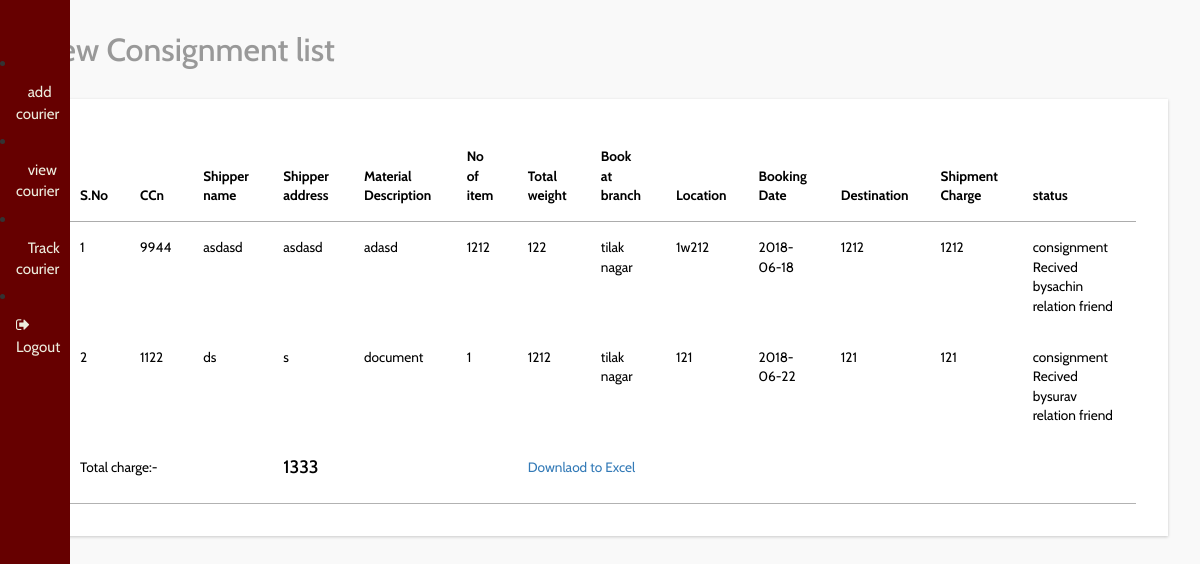
Screenshot of /user/report.php with the database file from the repository.
### tables this page shows
CREATE TABLE `consignment` (
  `id` int(11) NOT NULL,
  `shippername` text NOT NULL,
  `shipperasddress` text NOT NULL,
  `phone` text NOT NULL,
  `material_descrption` text NOT NULL,
  `no_of_item` int(20) NOT NULL,
  `branch_id` text NOT NULL,
  `booked_at_branch` text NOT NULL,
  `branchlocation` text NOT NULL,
  `date_of_booking` date NOT NULL,
  `destination` text NOT NULL,
  `shipment_charge` text NOT NULL,
  `total_weight` text NOT NULL,
  `corporate_id` text NOT NULL,
  `reciver_name` text NOT NULL,
  `reciver_address` text NOT NULL,
  `reciver_phone` text NOT NULL,
  `ccn` text NOT NULL,
  `booking_id` text NOT NULL
);

CREATE TABLE `branch` (
  `id` int(11) NOT NULL,
  `dealer_name` text NOT NULL,
  `branchaddress` text NOT NULL,
  `phone` text NOT NULL,
  `branch_location` text NOT NULL,
  `pincode` text NOT NULL,
  `reqid` text NOT NULL,
  `branch_name` text NOT NULL,
  `branch_id` text NOT NULL
);

### user/report.php (the view, shortened to what this page needs)
<?php
include('header.php');
include('sidebar.php');
include('../connection.php');
$From=$_REQUEST['From'];
$to=$_REQUEST['to'];
?>
<link rel="stylesheet" href="http://cdn.datatables.net/1.10.2/css/jquery.dataTables.min.css"></style>
<div id="page-wrapper">
  <div class="graphs">
    <h3 class="blank1">View Consignment list</h3>
    <div class="xs tabls">
      <div class="bs-example4" data-example-id="contextual-table">
        <table class="table table-hover" id="example" class="display" width="100%" cellspacing="0">
          <thead>
            <tr>
            <th>S.No</th>
            <th>CCn</th>
              <th>Shipper name</th>
              <th>Shipper address</th>
              <th>Material Description</th>
              <th>No of item</th>
              <th>Total weight</th>
              <th>Book at branch</th>
              <th>Location</th>
              <th>Booking Date</th>
              <th>Destination</th>
              <th>Shipment Charge</th>
              <th>status</th>
            </tr>
          </thead>
          <tbody>
          <?php
            $sql="SELECT * FROM `consignment` WHERE `date_of_booking` LIKE '%$From%' OR `date_of_booking` LIKE '%$to%'";
            $res=mysqli_query($conn,$sql);
            $i=1;
            $total=0;
            while($ros=mysqli_fetch_array($res))
            {
              ?>
          <tr>
            <td><?php echo $i++;?></td>
             <td><?php echo $ros['ccn'];?></td>
            <td><?php echo $ros['shippername'];?></td>
            <td><?php echo $ros['shipperasddress'];?></td>
            <td><?php echo $ros['material_descrption'];?></td>
            <td><?php echo $ros['no_of_item'];
            ?></td>
            <td><?php echo $ros['total_weight'];?></td>
            <td><?php  $branch=$ros['booked_at_branch'];
            		$res1=mysqli_query($conn,"select * from branch where branch_id='$branch'");
            		$rss=mysqli_fetch_array($res1);
            		echo $rss['branchaddress'];
            ?></td>
             <td><?php echo $ros['branchlocation'];?></td>
             <td><?php echo $ros['date_of_booking'];?></td>
             <td><?php echo $ros['destination'];?></td>
             <td><?php echo $ros['shipment_charge'];
             		   $total=$total+$ros['shipment_charge'];?></td>
             <td>consignment Recived by<?php echo $ros['reciver_name'];?> relation friend</td>
          </tr>
          <?php
        }
        ?>
        <Tr>
        <td colspan="3">Total charge:-</td>
        <td colspan="3"><h4><?php echo  $total;?></h4></td>
        <td colspan="7"><a href="" id="click">Downlaod to Excel</a></td>
        </Tr>
          </tbody>
        </table>
      </div>
    </div>
  </div>
</div>

### rows the page displays
consignment: ccn "9944", shippername "asdasd", shipperasddress "asdasd", material_descrption "adasd", no_of_item "1212", total_weight "122", branch.branchaddress "tilak nagar", branchlocation "1w212", date_of_booking "2018-06-18", destination "1212", shipment_charge "1212", reciver_name "sachin"
consignment: ccn "1122", shippername "ds", shipperasddress "s", material_descrption "document", no_of_item "1", total_weight "1212", branch.branchaddress "tilak nagar", branchlocation "121", date_of_booking "2018-06-22", destination "121", shipment_charge "121", reciver_name "surav"

### other values shown
$total "1333"
